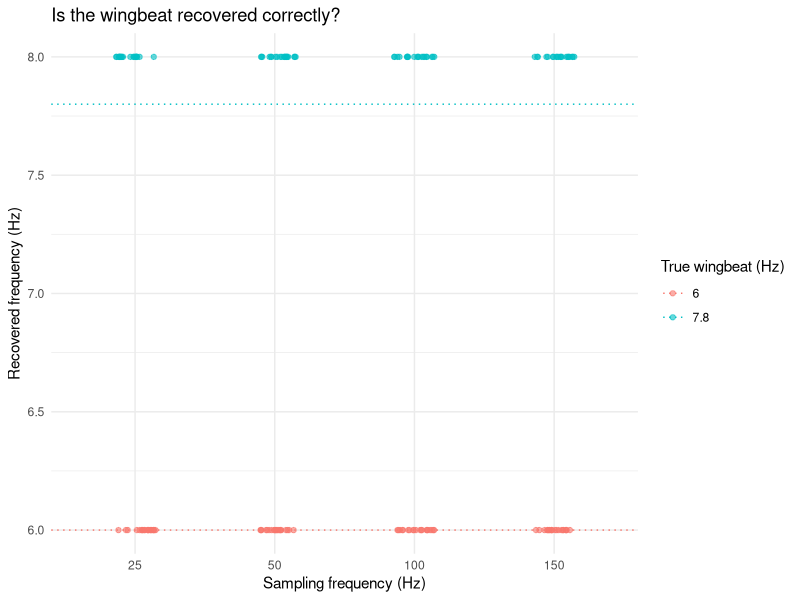
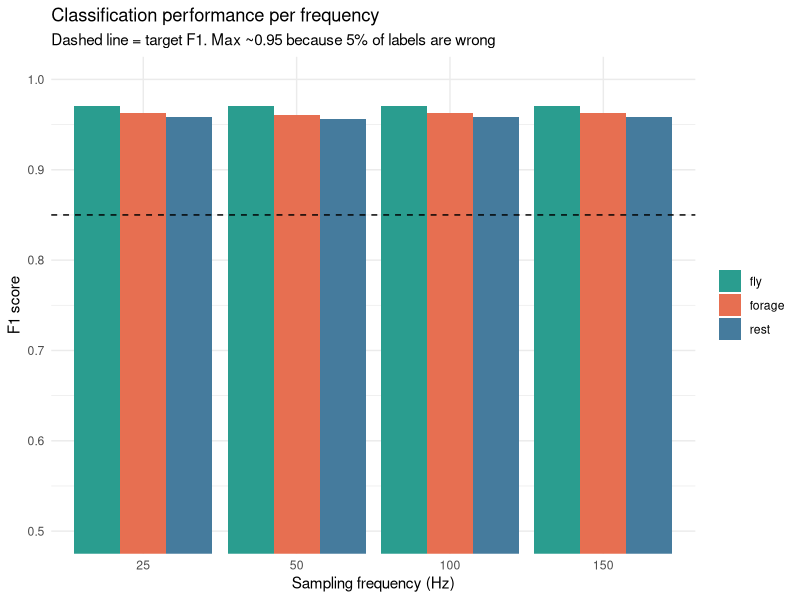
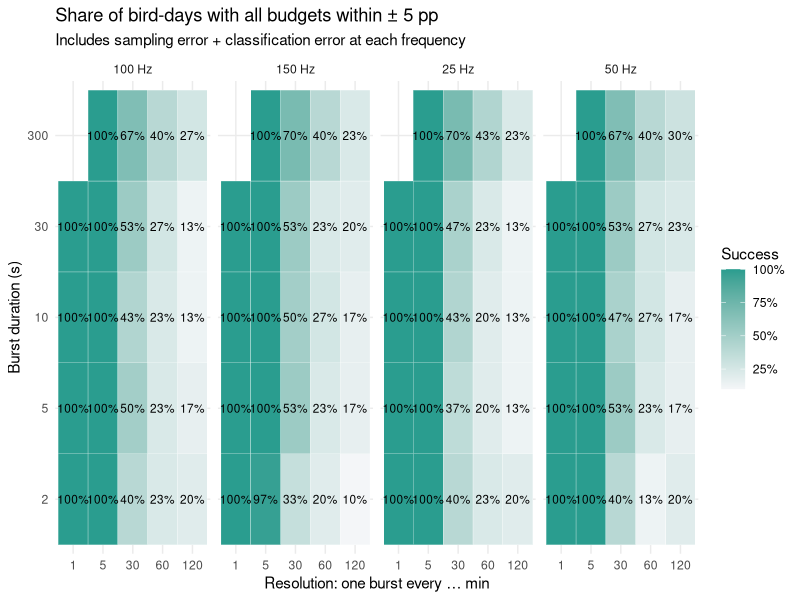
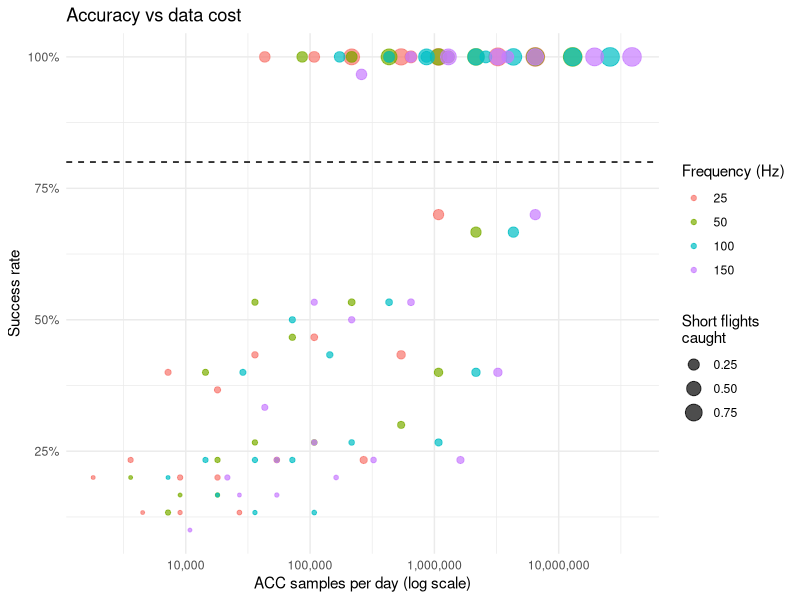

The R source for these figures, in order:
## ---- chunk 1
library(tidyverse)   # dplyr, tidyr, purrr, ggplot2
library(ranger)      # fast random forest
set.seed(42)
## ---- chunk 2
wingbeat_hz   <- 6                         # fastest movement
takeoff_mult  <- 1.3                       # ASSUMPTION: take-off/climb wingbeat 30% faster

freqs_hz      <- c(25, 50, 100, 150)       # sampling frequency
durations_s   <- c(2, 5, 10, 30, 300)      # burst duration
intervals_min <- c(1, 5, 30, 60, 120)      # resolution: one burst every X min

window_s      <- 2                         # classification window (Christensen et al. 2025)
n_days_sim    <- 30                        # simulated bird-days per setting (raise for final run)
## ---- chunk 3
target_f1          <- 0.85   # F1 score for each behaviour
target_error_pp    <- 5      # daily budget within ± 5 percentage points
target_success     <- 0.80   # in at least 80% of bird-days ("power")
## ---- chunk 4
freq_check <- expand_grid(freq_hz = freqs_hz,
            movement = c("Wingbeat (6 Hz)", "Take-off (+30%)")) %>%
  mutate(signal_hz         = if_else(movement == "Wingbeat (6 Hz)", wingbeat_hz, wingbeat_hz * takeoff_mult),
         nyquist_hz        = freq_hz / 2,
         samples_per_cycle = round(freq_hz / signal_hz, 1),
         captured          = signal_hz < nyquist_hz,
         ok_short_burst    = freq_hz >= 2 * signal_hz * 1.4,
         ok_amplitude      = freq_hz >= 4 * signal_hz)
freq_check
## ---- chunk 5
dominant_freq <- function(x, hz) {
  x     <- x - mean(x)
  n     <- length(x)
  power <- Mod(fft(x))[2:floor(n / 2)]
  freqs <- (1:(floor(n / 2) - 1)) * hz / n
  freqs[which.max(power)]
}
## ---- chunk 6
#| fig-height: 3.5
recovery <- expand_grid(freq_hz = freqs_hz,
                        true_hz = c(wingbeat_hz, wingbeat_hz * takeoff_mult),
                        rep     = 1:20) %>%
  mutate(est_hz = map2_dbl(freq_hz, true_hz, function(hz, f) {
    t <- seq(0, window_s - 1 / hz, by = 1 / hz)
    dominant_freq(sin(2 * pi * f * t) + rnorm(length(t), 0, 0.3), hz)
  }))

ggplot(recovery, aes(factor(freq_hz), est_hz, colour = factor(true_hz))) +
  geom_hline(aes(yintercept = true_hz, colour = factor(true_hz)), linetype = "dotted") +
  geom_jitter(width = 0.15, height = 0, alpha = 0.6) +
  labs(x = "Sampling frequency (Hz)", y = "Recovered frequency (Hz)",
       colour = "True wingbeat (Hz)", title = "Is the wingbeat recovered correctly?") +
  theme_minimal()
## ---- chunk 7
simulate_window <- function(behaviour, bird, hz = 100, secs = window_s) {
  t     <- seq(0, secs - 1 / hz, by = 1 / hz)
  n     <- length(t)
  noise <- function(sd) rnorm(n, 0, sd)
  pecks <- as.numeric(runif(n) < bird$peck_rate / hz)          # peck onsets
  pecks <- pmin(1, pecks + lag(pecks, default = 0) +           # spikes ~40 ms long
                    lag(pecks, 2, default = 0) + lag(pecks, 3, default = 0))

  if (behaviour == "fly") {
    flap  <- if (runif(1) < 0.3) as.numeric(t < runif(1, 0.3, 1.7)) else 1
    surge <- 0.3 * bird$amp * sin(2 * pi * bird$wing_hz * t + 1) * flap
    heave <- 1 + bird$amp * sin(2 * pi * bird$wing_hz * t) * flap
    sway  <- noise(0.15)
  } else if (behaviour == "forage") {
    walk  <- if (runif(1) < 0.15) 0 else bird$walk_amp
    surge <- 0.4 + walk * sin(2 * pi * bird$step_hz * t) + 0.7 * pecks
    heave <- 0.9 + walk * sin(2 * pi * bird$step_hz * t + 0.5)
    sway  <- 0.5 * walk * sin(pi * bird$step_hz * t)
  } else {
    move  <- if (runif(1) < 0.25) 0.25 else 0
    surge <- 0.1 + move * sin(2 * pi * 3 * t) + 0.3 * pecks * (move > 0)
    heave <- 1 + move * sin(2 * pi * 4 * t)
    sway  <- move * noise(1)
  }

  tibble(i = 1:n,
         surge = surge + bird$tilt + noise(0.08),
         sway  = sway + noise(0.08),
         heave = heave + noise(0.08))
}
## ---- chunk 8
n_birds <- 8

birds <- tibble(bird_id   = 1:n_birds,
                wing_hz   = runif(n_birds, 5, wingbeat_hz),   # fastest bird = 6 Hz
                amp       = rnorm(n_birds, 1, 0.15),
                step_hz   = runif(n_birds, 1.5, 2.5),
                walk_amp  = runif(n_birds, 0.10, 0.25),
                peck_rate = runif(n_birds, 0.5, 2),
                tilt      = rnorm(n_birds, 0, 0.15))          # tag position

acc_raw <- expand_grid(bird_id = 1:n_birds,
                       behaviour = c("forage", "rest", "fly"),
                       rep = 1:40) %>%
  mutate(win_id = row_number(),
         data   = map2(behaviour, bird_id, ~ simulate_window(.x, birds[.y, ]))) %>%
  unnest(data)
## ---- chunk 9
labels <- acc_raw %>%
  distinct(win_id, behaviour) %>%
  mutate(label = if_else(runif(n()) < 0.05,
                         sample(c("forage", "rest", "fly"), n(), replace = TRUE),
                         behaviour))

acc_raw <- acc_raw %>%
  select(-behaviour) %>%
  left_join(labels %>% select(win_id, behaviour = label), by = "win_id")
## ---- chunk 10
make_features <- function(raw, hz, raw_hz = 100) {
  step <- raw_hz / hz
  raw %>%
    filter(abs(((i - 1) / step) - round((i - 1) / step)) < 1e-9) %>%   # keep every k-th sample
    group_by(bird_id, behaviour, win_id) %>%
    summarise(mean_surge = mean(surge), mean_heave = mean(heave),
              sd_surge   = sd(surge),   sd_heave   = sd(heave), sd_sway = sd(sway),
              vedba      = mean(sqrt((surge - mean(surge))^2 + (sway - mean(sway))^2 +
                                     (heave - mean(heave))^2)),
              max_surge  = max(surge),
              dom_freq   = dominant_freq(heave, hz),
              .groups    = "drop") %>%
    mutate(behaviour = factor(behaviour))
}
## ---- chunk 11
loio_predict <- function(feat) {
  map_dfr(unique(feat$bird_id), function(b) {
    train <- feat %>% filter(bird_id != b) %>% select(-bird_id, -win_id)
    test  <- feat %>% filter(bird_id == b)
    rf    <- ranger(behaviour ~ ., data = train, num.trees = 150)
    tibble(truth = test$behaviour,
           pred  = predict(rf, test %>% select(-bird_id, -win_id))$predictions)
  })
}
## ---- chunk 12
predictions <- tibble(freq_hz = freqs_hz) %>%
  mutate(pred = map(freq_hz, ~ make_features(acc_raw, .x) %>% loio_predict())) %>%
  unnest(pred)
## ---- chunk 13
f1 <- predictions %>%
  expand_grid(class = c("forage", "rest", "fly")) %>%
  group_by(freq_hz, class) %>%
  summarise(tp = sum(truth == class & pred == class),
            fp = sum(truth != class & pred == class),
            fn = sum(truth == class & pred != class), .groups = "drop") %>%
  mutate(f1 = 2 * tp / (2 * tp + fp + fn))

f1 %>% select(freq_hz, class, f1) %>% pivot_wider(names_from = class, values_from = f1)
## ---- chunk 14
#| fig-height: 3.5
ggplot(f1, aes(factor(freq_hz), f1, fill = class)) +
  geom_col(position = "dodge") +
  geom_hline(yintercept = target_f1, linetype = "dashed") +
  scale_fill_manual(values = c(forage = "#E76F51", rest = "#457B9D", fly = "#2A9D8F")) +
  coord_cartesian(ylim = c(0.5, 1)) +
  labs(x = "Sampling frequency (Hz)", y = "F1 score", fill = NULL,
       title = "Classification performance per frequency",
       subtitle = "Dashed line = target F1. Max ~0.95 because 5% of labels are wrong") +
  theme_minimal()
## ---- chunk 15
confusion <- predictions %>%
  count(freq_hz, truth, pred) %>%
  group_by(freq_hz, truth) %>%
  mutate(prop = n / sum(n)) %>%
  ungroup() %>%
  mutate(across(c(truth, pred), as.character))
## ---- chunk 16
time_share  <- c(forage = 0.35, rest = 0.57, short_fly = 0.05, long_fly = 0.03)
bout_mean_s <- c(forage = 20 * 60, rest = 40 * 60, short_fly = 60, long_fly = 5 * 60)

start_prob <- time_share / bout_mean_s          # gives the right long-term time shares
start_prob <- start_prob / sum(start_prob)

simulate_day <- function() {
  tibble(behaviour = sample(names(start_prob), 500, replace = TRUE, prob = start_prob)) %>%
    mutate(duration = rexp(n(), 1 / bout_mean_s[behaviour]),
           start    = lag(cumsum(duration), default = 0),
           end      = pmin(start + duration, 86400)) %>%
    filter(start < 86400)
}

days <- map(1:n_days_sim, ~ simulate_day())
## ---- chunk 17
merge_fly <- function(b) if_else(b %in% c("short_fly", "long_fly"), "fly", b)

true_budget <- function(day) {
  day %>%
    group_by(behaviour = merge_fly(behaviour)) %>%
    summarise(true_prop = sum(end - start) / 86400)
}
## ---- chunk 18
window_times <- function(duration_s, interval_min) {
  starts <- seq(0, 86400 - 1, by = interval_min * 60)
  mids   <- seq(window_s / 2, duration_s, by = window_s)
  as.vector(outer(mids, starts, "+"))
}
## ---- chunk 19
misclassify <- function(truth, conf) {
  pred <- truth
  for (cl in unique(truth)) {
    row <- conf %>% filter(truth == cl)
    idx <- which(truth == cl)
    pred[idx] <- sample(row$pred, length(idx), replace = TRUE, prob = row$prop)
  }
  pred
}
## ---- chunk 20
score_setting <- function(day, freq_hz, duration_s, interval_min) {
  times <- window_times(duration_s, interval_min)
  idx   <- findInterval(times, day$start)
  obs   <- merge_fly(day$behaviour[idx])
  pred  <- misclassify(obs, confusion %>% filter(freq_hz == !!freq_hz))

  short   <- which(day$behaviour == "short_fly")
  caught  <- mean(short %in% idx)

  tibble(behaviour = pred) %>%
    count(behaviour) %>%
    mutate(est_prop = n / sum(n)) %>%
    right_join(true_budget(day), by = "behaviour") %>%
    mutate(est_prop = replace_na(est_prop, 0),
           error_pp = (est_prop - true_prop) * 100,
           short_fly_caught = caught)
}
## ---- chunk 21
grid <- expand_grid(freq_hz = freqs_hz, duration_s = durations_s, interval_min = intervals_min) %>%
  filter(duration_s <= interval_min * 60)
nrow(grid)
## ---- chunk 22
results <- grid %>%
  mutate(res = pmap(list(freq_hz, duration_s, interval_min), function(f, d, i) {
    map_dfr(seq_along(days), ~ score_setting(days[[.x]], f, d, i) %>% mutate(day = .x))
  })) %>%
  unnest(res)
## ---- chunk 23
setting_sum <- results %>%
  group_by(freq_hz, duration_s, interval_min, day) %>%
  summarise(all_ok = all(abs(error_pp) <= target_error_pp),
            caught = first(short_fly_caught), .groups = "drop") %>%
  group_by(freq_hz, duration_s, interval_min) %>%
  summarise(success = mean(all_ok),
            short_fly_caught = mean(caught, na.rm = TRUE), .groups = "drop") %>%
  left_join(results %>%
              group_by(freq_hz, duration_s, interval_min) %>%
              summarise(rmse_pp = sqrt(mean(error_pp^2)), .groups = "drop"),
            by = c("freq_hz", "duration_s", "interval_min"))
## ---- chunk 24
setting_sum <- setting_sum %>%
  mutate(acc_s_per_day     = duration_s * 1440 / interval_min,
         samples_per_day   = acc_s_per_day * freq_hz * 3,
         duty_cycle        = acc_s_per_day / 86400)
## ---- chunk 25
#| fig-width: 11
#| fig-height: 4
ggplot(setting_sum, aes(factor(interval_min), factor(duration_s), fill = success)) +
  geom_tile(colour = "white") +
  geom_text(aes(label = scales::percent(success, 1)), size = 3) +
  facet_wrap(~ paste(freq_hz, "Hz"), nrow = 1) +
  scale_fill_gradient(low = "#F4F6F8", high = "#2A9D8F", labels = scales::percent) +
  labs(x = "Resolution: one burst every … min", y = "Burst duration (s)", fill = "Success",
       title = "Share of bird-days with all budgets within ± 5 pp",
       subtitle = "Includes sampling error + classification error at each frequency") +
  theme_minimal()
## ---- chunk 26
#| fig-height: 4
ggplot(setting_sum, aes(samples_per_day, success, colour = factor(freq_hz))) +
  geom_point(aes(size = short_fly_caught), alpha = 0.7) +
  geom_hline(yintercept = target_success, linetype = "dashed") +
  scale_x_log10(labels = scales::comma) +
  scale_y_continuous(labels = scales::percent) +
  labs(x = "ACC samples per day (log scale)", y = "Success rate",
       colour = "Frequency (Hz)", size = "Short flights\ncaught",
       title = "Accuracy vs data cost") +
  theme_minimal()
## ---- chunk 27
ok_signal <- freq_check %>% group_by(freq_hz) %>%
  summarise(ok = all(captured & ok_short_burst)) %>% filter(ok) %>% pull(freq_hz)

ok_f1 <- f1 %>% group_by(freq_hz) %>% summarise(ok = all(f1 >= target_f1)) %>%
  filter(ok) %>% pull(freq_hz)

ok_freqs <- intersect(ok_signal, ok_f1)
ok_freqs

setting_sum %>%
  filter(freq_hz %in% ok_freqs, success >= target_success) %>%
  arrange(samples_per_day) %>%
  mutate(setting = paste0(duration_s, " s every ", interval_min, " min at ", freq_hz, " Hz")) %>%
  select(setting, success, rmse_pp, short_fly_caught, duty_cycle, samples_per_day) %>%
  head(10)
## ---- chunk 28
setting_sum %>% filter(freq_hz == 25, duration_s == 30, interval_min == 1)
